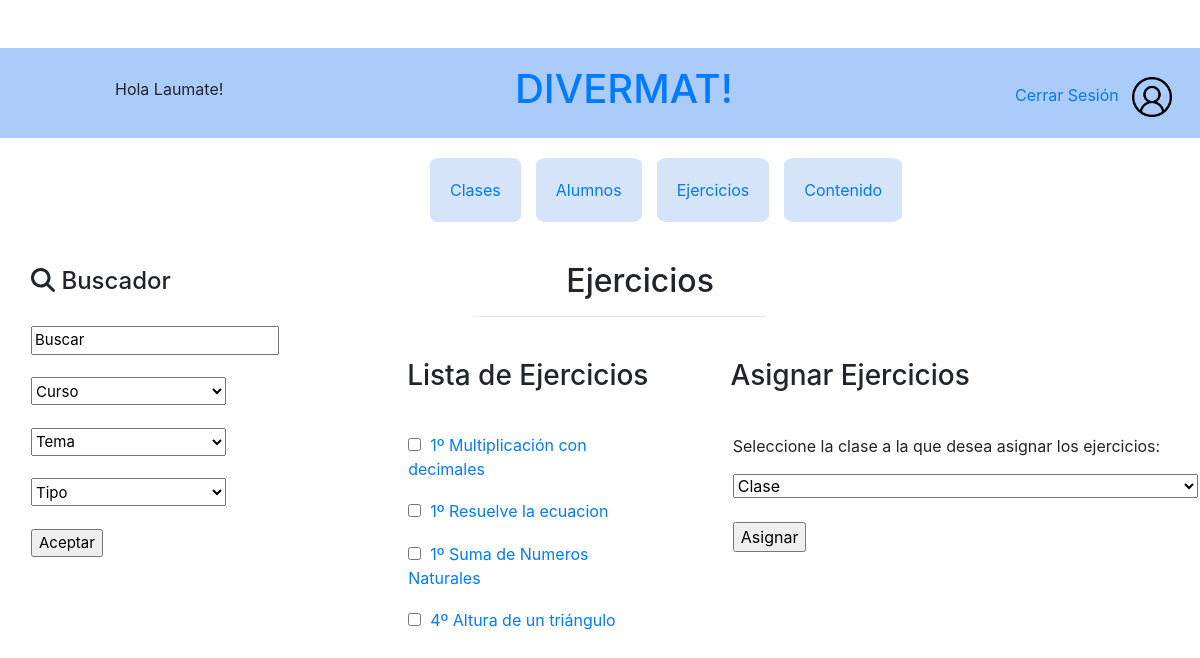
/divermat/ (signed in), run on the app's committed database.
### divermat/models.py (models this page shows, shortened)
class Foto(models.Model):
    perfil = models.BooleanField(max_length=50, default=True)
    foto = models.FileField(upload_to='media/fotos/%y',blank=True,null=False)

class Curso(models.Model):
    curso = models.CharField(max_length=1, default=None)
    class Meta:
        ordering = ('curso', )
    def __str__(self):
        return self.curso

class Ejercicio(models.Model):
    curso = models.ForeignKey(Curso,
                                 on_delete=models.CASCADE,
                                 default=None, null=True)
    tema = models.ForeignKey(Tema,
                                 on_delete=models.CASCADE,
                                 default=None, null=True)
    titulo = models.CharField(max_length=50, default=None)
    tipo = models.IntegerField(default=None,null=True) # Tipo 1 es test, tipo 2 respuesta corta, tipo 3 problemas pero ese todavía no lo implemento
    enunciado = models.CharField(max_length=1000, default = None)
    nsoluciones = models.IntegerField(default=None,null=True) #Numero de soluciones correctas
    soluciones = models.CharField(max_length=1000, default = None) #Cada solucion divididad por ; incluye la solucion correcta y las erroneas en caso de Test
    solucion_correcta = models.CharField(max_length=1024, default = None)
    foto = models.FileField(upload_to='media/fotos/%y',blank=True,null=False)
    class Meta:
        ordering = ('curso',  'titulo', )

### divermat/views.py (the view, shortened to what this page needs)
def index(request):
    content = {}
    content['fotos'] = Foto.objects.get(perfil=True)
    content['registro'] = False
    content['Tipo'] = 'Ejercicios'
    content['alumno'] = False
    content['ejercicios'] = True
    todos_ejs = Ejercicio.objects.all()
    temas = []
    for tema in Tema.objects.all():
        temas.append(tema.titulo)
    content['temas'] = temas
    if request.user.is_authenticated:
        content['usuario'] = request.user.username
        try:
            alumno = Alumno.objects.get(username=request.user)
            content['alumno'] = True
            content['clase'] = alumno.clase
            content['profesor'] = False
            todos_ejs = Ejercicio.objects.filter(curso=alumno.curso)
            temas = []
            for tema in Tema.objects.filter(curso=alumno.curso):
                temas.append(tema.titulo)
            content['temas'] = temas
            if request.method == 'POST':
                form = NuevoSetEjercicios(request.POST)
                if form.is_valid():
                    tema = form.cleaned_data['tema']
                    request.method = 'GET'
                    return setEjercicios(request,tema.id)
                else:
                    content['error'] = "Error en el formulario"
            else:
                content['form'] = NuevoSetEjercicios(curso=alumno.curso)
        except Alumno.DoesNotExist:
            try:
                profesor = Profesor.objects.get(username=request.user)
                content['profesor'] = True
                clases = Clase.objects.filter(profesor=profesor)
                content['clases'] = clases
                lista = request.POST.getlist("Ejercicios")
                clase_sel = request.POST.get("Clase",'')
                clase = None
                for c in clases:
                    if str(c) == clase_sel:
                        clase = c
                        break
                content['Contenido'] = getFilteredContent(todos_ejs,request)
                return render(request,'divermat/ejerciciosprof.html', context=content)
            except Profesor.DoesNotExist:
                profesor = None
    content['Contenido'] = getFilteredContent(todos_ejs,request)
    return render(request,'divermat/inicio.html', context=content,)

### divermat/models.py (called while the page is built)
    def __str__(self):
        return str(self.curso) + "º ESO " + self.nombre + " " + str(self.ano_academico) + " " + self.centro

### divermat/views.py (called while the page is built, shortened)
def getFilteredContent(todos_elem,request):
    contenido = []
    contenFinal = []
    for elem in todos_elem:
        conten = {}
        conten['id'] = elem.id
        conten['curso'] = elem.curso
        conten['titulo'] = elem.titulo
        contenido.append(conten)
        contenFinal = contenido
    busqueda = request.GET.get('buscar', '')
    curso = request.GET.get('curso', '')
    tema = request.GET.get('tema', '')
    tipo = request.GET.get('tipo', '')
    elem_filtrados = []
    return contenFinal

### templates/divermat/ejerciciosprof.html (shortened to what this page needs)
{% extends "divermat/base.html" %}
{% block body_block %}
<div class="container-fluid">
    <div class="row">
        <div class="col">
            <div class="row">
                <div class="col-xs-4 col-md-4 col-lg-4 offset-md-3">
                    <h2>&nbsp;&nbsp;&nbsp;&nbsp;&nbsp;&nbsp;&nbsp;&nbsp;&nbsp;&nbsp;&nbsp;{{Tipo}}</h2><hr/>
                </div>
            </div>
            <form id="AsignarEjercicio" action="index" method="POST">{% csrf_token %}
                <div class="row">
                    <div class="col-xs-4 col-md-4 col-lg-4 offset-md-2">
                        <table>
                            <thead>
                                <tr>
                                    <th>
                                        <h3>Lista&nbsp;de&nbsp;Ejercicios</h3>
                                    </th>
                                </tr>
                            </thead>
                        </table>
                        <div class="table-wrapper-scroll-y my-custom-scrollbar" style="height: 270px!important;">
                            <table>
                                {% for conten in Contenido %}
                                <tr>
                                    <td>
                                        <input type="checkbox" name="Ejercicios" value={{conten.id}}><a href="{% url 'ejercicio' conten.id %}">&nbsp;&nbsp;{{conten.curso}}º&nbsp;{{conten.titulo}}</a></input><br>
                                    </td>
                                </tr>
                                {%endfor%}
                            </table>
                        </div>
                    </div>
                    <div class="col-xs-4 col-md-4 col-lg-4">
                        <table>
                            <thead>
                                <tr>
                                    <th>
                                        <h3>Asignar&nbsp;Ejercicios</h3>
                                    </th>
                                </tr>
                            </thead>
                        </table>
                        <table>
                            <tr>
                                <td>
                                    <div>
                                        <p>
                                            Seleccione la clase a la que desea asignar los ejercicios:<br>
                                        </p>
                                        <select name="Clase">
                                            <option selected>Clase</option>
                                        </select></br></br>
                                        <input type="submit" value="Asignar">
                                    </div>
                                </td>
                            </tr>
                        </table>
                    </div>
                </div>
            </form>
        </div>
    </div>
</div>
{% endblock %}
{% block menu_lateral_block%}
 <div class="lateral">
    <div class ="flex-container">
        <div class="medio">
            <h4><i class="fa-solid fa-magnifying-glass"></i>&nbsp;Buscador</h4><br>
            <form action="index" method="GET">
                <div>
                    <input type="text" onfocus="this.value=''" name="buscar" value="Buscar"></br></br>
                    <select name="curso" style="width:195px; height:28px;">
                        <option selected>Curso</option>
                    </select></br></br>
                </div>
                <div>
                    <select name="tema" style="width:195px; height:28px;">
                        <option selected>Tema</option>
                    </select></br></br>
                </div>
                <div>
                    <select name="tipo" style="width:195px; height:28px;">
                        <option selected>Tipo</option>
                    </select><br><br>
                </div>
                <input type="submit" value="Aceptar"></input>
            </form>
        </div>
    </div>
</div>
{% endblock %}

### templates/divermat/base.html (shortened to what this page needs)
<!DOCTYPE html>
{% load static %}
<html>
    <head>
        <link rel="stylesheet" type="text/css" href="{% static 'estilo.css' %}" />
        <link rel="stylesheet" href="https://cdn.jsdelivr.net/npm/bootstrap@4.1.3/dist/css/bootstrap.min.css">
    </head>
    <body class="container-fluid">
        <div class="row" style="background: rgb(171, 203, 250);">
            <div class="col-xs-2 col-md-2 col-lg-2 offset-md-1" style="background: rgb(171, 203, 250);">
                <br>
                {% if user.is_authenticated %}
                    <p>
                        Hola {{user.get_username}}!
                    </p>
                {%else%}
                   <p>Bienvenido!</p>
                {%endif%}
            </div>
            <div class="col-xs-3 col-md-3 col-lg-3 align-self-center offset-md-2 " style="background: rgb(171, 203, 250);">
                <h1><a href="{% url 'index' %}">DIVERMAT!</a></h1>
            </div>
            {% if user.is_authenticated %}
                <div class="col-xs-2 col-md-2 col-lg-2 offset-md-2" style="background: rgb(171, 203, 250);">
                    <br>
                    <p>
                        <a href="{% url 'cerrar_sesion' %}">Cerrar Sesión</a>&nbsp;&nbsp;
                        <a href="{% url 'perfil' %}"><img width=40px height= 40px src="{{fotos.foto.url}}" alt="Mi Perfil"></a>
                    </p>
                </div>
            {% endif %}
        </div>
        <div class="row">
            <div class="col-xs-4 col-sm-4 col-lg-4"></div>
            <div class="col-xs-6 col-sm-6 col-lg-6">
                {% if registro is False%}
                    <div class="menu">
                        <table >
                            {% if profesor is True %}
                                <td>
                                    <a href="{% url 'clases' %}">Clases</a>
                                </td>
                                <td>
                                    <a href="{% url 'alumnos' %}">Alumnos</a>
                                </td>
                                <td>
                                    <a href="{% url 'index' %}">Ejercicios</a>
                                </td>
                                <td>
                                    <a href="{% url 'contenido' %}">Contenido</a>
                                </td>
                            {%endif%}
                        </table>
                    </div>
                {% endif %}
            </div>
            <div class="col-xs-4 col-sm-4 col-lg-4"></div>
        </div>
        <div class="row">
            <div class="col-xs-2 col-sm-2 col-lg-2">
                {% block menu_lateral_block %}
                {% endblock %}
            </div>
            <div class="col-xs-10 col-sm-10 col-lg-10">
                {% block body_block %}
                {% endblock %}
            </div>
        </div>
    </body>
</html>

### divermat/static/estilo.css (style rules this page uses)
.my-custom-scrollbar { position: relative !important; height: 400px !important; overflow: auto !important; }
.table-wrapper-scroll-y { display: block !important; }
thead tr th { position: sticky; top: 0; z-index: 10; background-color: #ffffff; }
* { box-sizing: border-box; }
[class*="col-"] { float: left; padding: 5px; }
.lateral { width: 270px !important; height: 350px !important; font-size: 15px !important; border-radius: 10%; }
.menu { text-align:center !important; }
.menu table td { background: rgb(214, 228, 250) !important; border-radius: 10% !important; border-collapse: unset !important; margin: 10px; padding:20px; width:90px; text-align:center; }
table { border-collapse:unset !important; }
table { table-layout: fixed!important; }
table tr th { width:fit-content !important; }
body { background-color:rgb(255, 255, 255) !important; }
h1 { font-family:"Comic Sans",serif; font-size: 40px; }
.flex-container { display: flex; flex-flow: row wrap; justify-content: space-around; align-items: baseline; margin: auto; }
html, body { height: 100%; margin-top: 4%; }
.medio { margin-top: 10px; margin-left: 10px; }
th { cursor: pointer; }
table { border: none; border-spacing:15px; text-align: left; }
th { padding: 0.2%; text-align: left; }
td { padding: 0.6%; border-spacing: 15px; text-align: left; }
tr { padding: 1%; text-align: left; }

### data on the page
Foto: foto (picture)
Curso: curso "1", titulo "Multiplicación con decimales", titulo "Resuelve la ecuacion", titulo "Suma de Numeros Naturales"
Curso: curso "4", titulo "Altura de un triángulo"

### other printed values
{{ user.get_username }} "Laumate"
{{ Tipo }} "Ejercicios"
